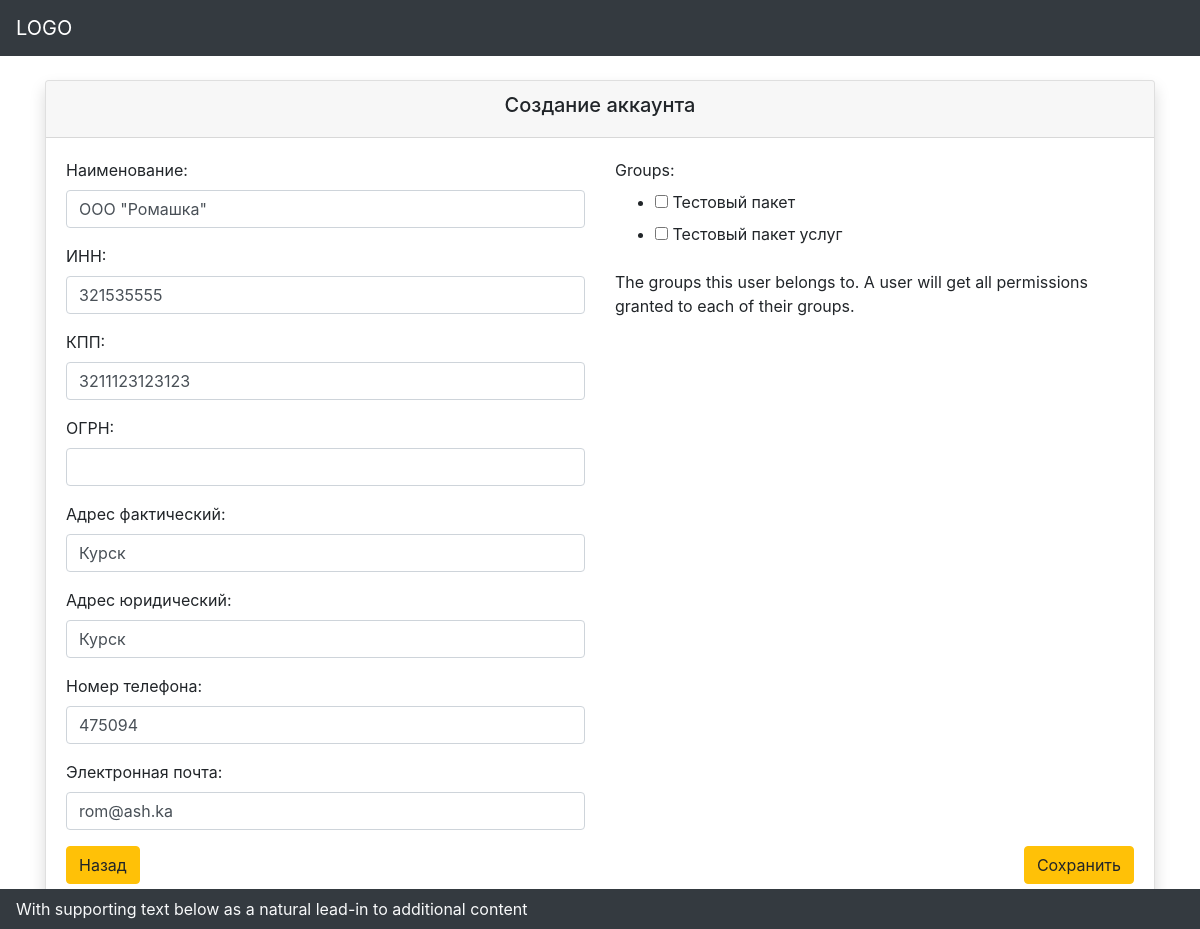
Screenshot of /customer/1/detail/ with the database file from the repository.
### core/models.py (models this page shows, shortened)
class Customer(models.Model):
    account_login = None
    account_password = None
    phone_regex = RegexValidator(regex=r'^\+?1?\d{6,15}$',
                                 message="Телефонный номер должен быть иметь следующий формат: '+999999999'. "
                                         "Максимальное количество цифр 15.")
    d_reg = RegexValidator(regex=r'^\d{9,15}$', message='Введите цифры')
    email_validator = EmailValidator()
    account = models.OneToOneField(User, on_delete=models.CASCADE, blank=True)
    name = models.CharField(max_length=100, verbose_name='Наименование')
    OGRN = models.CharField(validators=[d_reg], blank=True, max_length=20, verbose_name='ОГРН')
    INN = models.CharField(validators=[d_reg], blank=True, max_length=20, verbose_name='ИНН')
    KPP = models.CharField(validators=[d_reg], blank=True, max_length=20, verbose_name='КПП')
    legal_address = models.CharField(max_length=250, blank=True, verbose_name='Адрес фактический')
    postal_address = models.CharField(max_length=250, blank=True, verbose_name='Адрес юридический')
    phone_number = models.CharField(validators=[phone_regex], max_length=17, verbose_name='Номер телефона')
    email_address = models.CharField(validators=[email_validator], max_length=15, verbose_name='Электронная почта')
    is_create = models.DateTimeField(auto_now_add=True, verbose_name='Дата создания')
    is_update = models.DateTimeField(auto_now=True, verbose_name='Дата модификации')

### core/views.py (the view, shortened to what this page needs)
# urls.py: path('customer/<int:pk>/detail/', views.UpdateCustomer.as_view(), name='account_detail'),
class UpdateCustomer(UpdateFormMixin):
    page_title = 'Создание аккаунта'
    form_title = 'Создание аккаунта'
    permission_required = ('core.change_customer', 'auth.change_user',)
    form_class = CustomerForm
    model = Customer
    success_url = None
    template_name = 'core/customer_detail.html'
    def get_context_data(self, **kwargs):
        kwargs['id'] = self.object.pk
        kwargs['group_form'] = GroupSelectForm(instance=self.object.account)
        kwargs['group_form'].fields['groups'].queryset = Group.objects.filter(package__isnull=False)
        return super().get_context_data(**kwargs)

### core/forms.py (shortened to what this page needs)
class GroupSelectForm(forms.ModelForm):
    class Meta:
        model = User
        fields = ('groups',)
        widgets = {
            'groups': forms.CheckboxSelectMultiple()
        }

class CustomerForm(forms.ModelForm):
    class Meta:
        model = Customer
        fields = ('name', 'INN', 'KPP', 'OGRN', 'legal_address', 'postal_address',
                  'phone_number', 'email_address',)
        widgets = {
            'name': forms.TextInput(attrs={'class': 'form-control'}),
            'INN': forms.TextInput(attrs={'class': 'form-control'}),
            'KPP': forms.TextInput(attrs={'class': 'form-control'}),
            'OGRN': forms.TextInput(attrs={'class': 'form-control'}),
            'legal_address': forms.TextInput(attrs={'class': 'form-control'}),
            'postal_address': forms.TextInput(attrs={'class': 'form-control'}),
            'phone_number': forms.TextInput(attrs={'class': 'form-control'}),
            'email_address': forms.TextInput(attrs={'class': 'form-control'}),
        }

### core/mixins.py (called while the page is built)
    def get_context_data(self, **kwargs):
        if 'form_title' not in kwargs:
            kwargs['form_title'] = self.form_title
        if 'page_title' not in kwargs:
            kwargs['page_title'] = self.page_title
        if 'prev_uri' not in kwargs:
            kwargs['prev_uri'] = self.prev_uri
        return super().get_context_data(**kwargs)

### core/templates/core/customer_detail.html (shortened to what this page needs)
{% extends "core/index.html" %}
{% block content %}
<div class="container">
    <div class="card overflow-auto  px-0 my-4 shadow">
        <div class="card-header">
            <h5 class="text-center">{{ page_title }}</h5>
        </div>
        <div class="card-body">
            <form method="post">{% csrf_token %}
                <div class="row">
                    <div class="col">
                        {% for field in form %}
                        <div class="form-group">
                            {{ field.label_tag }}
                            {{ field }}
                        </div>
                        {% endfor %}
                    </div>
                    <div class="col">
                        {% for field in group_form %}
                        <div class="form-group">
                            {{ field.label_tag }}
                            {{ field }}
                            {{ field.help_text }}
                        </div>
                        {% endfor %}
                    </div>
                </div>
                <div class="row">
                    <div class="col">
                        <a class="btn btn-warning float-left" href="{% url 'accounts_list' %}">Назад</a>
                        <button class="btn btn-warning float-right">Сохранить</button>
                    </div>
                </div>
            </form>
        </div>
    </div>
</div>
{% endblock content%}

### rows the page displays
Customer: form "ООО \"Ромашка\"" "321535555" "3211123123123" "Курск" "Курск" "475094" "rom@ash.ka"

### other values shown
{{ page_title }} "Создание аккаунта"
{{ field.label_tag }} "Наименование:" "ИНН:" "КПП:" "ОГРН:" "Адрес фактический:" "Адрес юридический:" "Номер телефона:" "Электронная почта:"
{{ field.label_tag }} "Groups:"
{{ field.help_text }} "The groups this user belongs to. A user will get all permissions granted to each of their groups."
